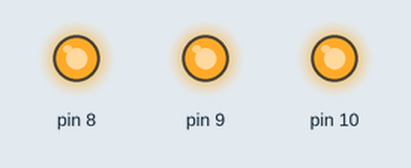
Bench run of a sketch on a simulated Arduino Uno, built with avr-gcc and run on an emulated ATmega328P. Shown: output pins drawn as LEDs (lit = HIGH).

Above: at 0.05 s.
At 1.05 s:
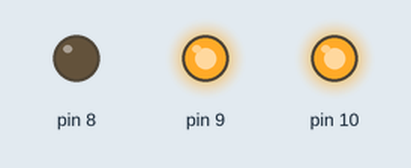
At 2.05 s:
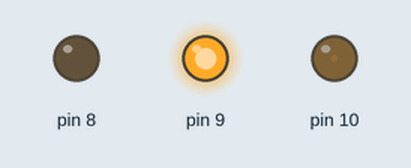
At 3.1 s:
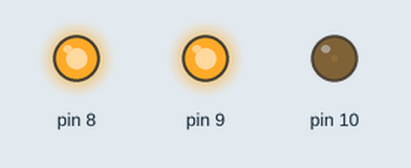
At 4.2 s:
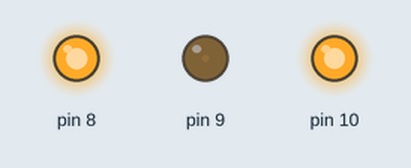
At 5.8 s:
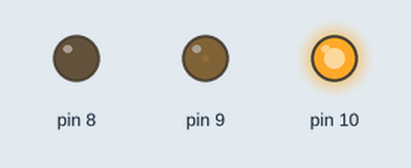
Timing chart, 0 to 7.6 s (numbered marks = the images above):
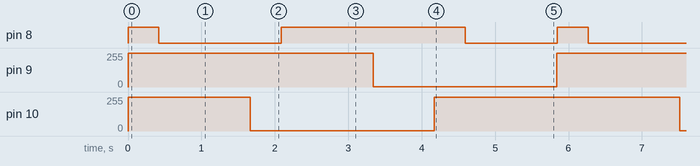

The sketch:

varia_aodeLED.ino
```cpp
void setup() {
  //LED azul
  pinMode(9, OUTPUT);
  //LED verde
  pinMode(10, OUTPUT);
  //LED vermelho
  pinMode(8, OUTPUT);
    analogWrite(8, 255);
    analogWrite(9, 255);
    analogWrite(10, 255);
}

void loop() {
  for(byte v = 255; v > 0; v--)
  {
    analogWrite(8, v);
    delayMicroseconds(3267);
  }
  for(byte e = 255; e > 0; e--)
  {
    analogWrite(10, e);
    delayMicroseconds(3267);
  }

  for(byte v = 0; v < 255; v++)
  {
    analogWrite(8, v);
    delayMicroseconds(3267);
  }
  for(byte a = 255; a > 0; a--)
  {
    analogWrite(9, a);
    delayMicroseconds(3267);
  }
  for(byte e = 0; e < 255; e++)
  {
    analogWrite(10, e);
    delayMicroseconds(3267);
  }
  for(byte v = 255; v > 0; v--)
  {
    analogWrite(8, v);
    delayMicroseconds(3267);
  }
  for(byte a = 0; a < 255; a++)
  {
    analogWrite(9, a);
    delayMicroseconds(3267);
  }
}
```

Measured:
- by itself, pin 8: repeats every 5.8 s: HIGH 2.5 s, LOW 1.3 s, HIGH 0.42 s, LOW 1.7 s
- by itself, pin 9, pin 10: alternates 254/255 for 3.3 s and 1/255 for 2.5 s
